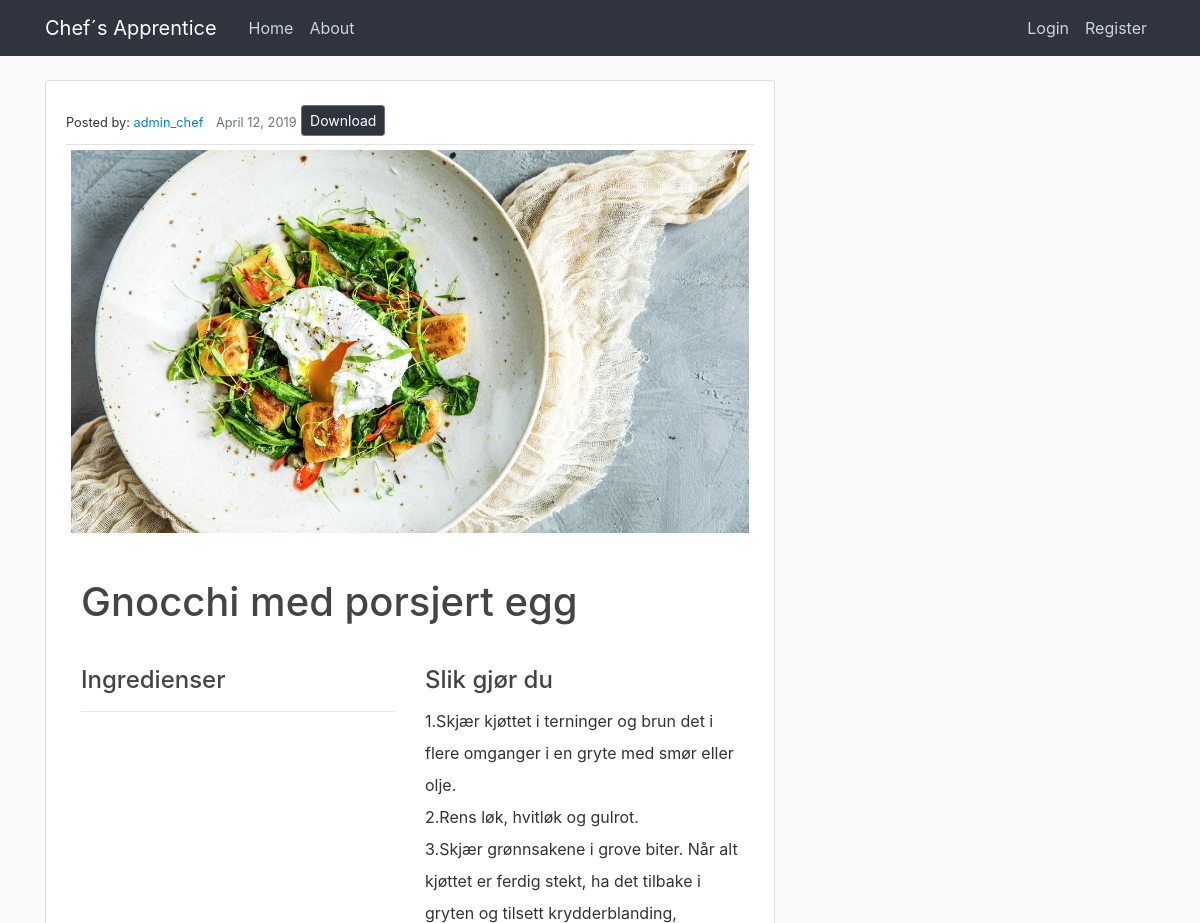
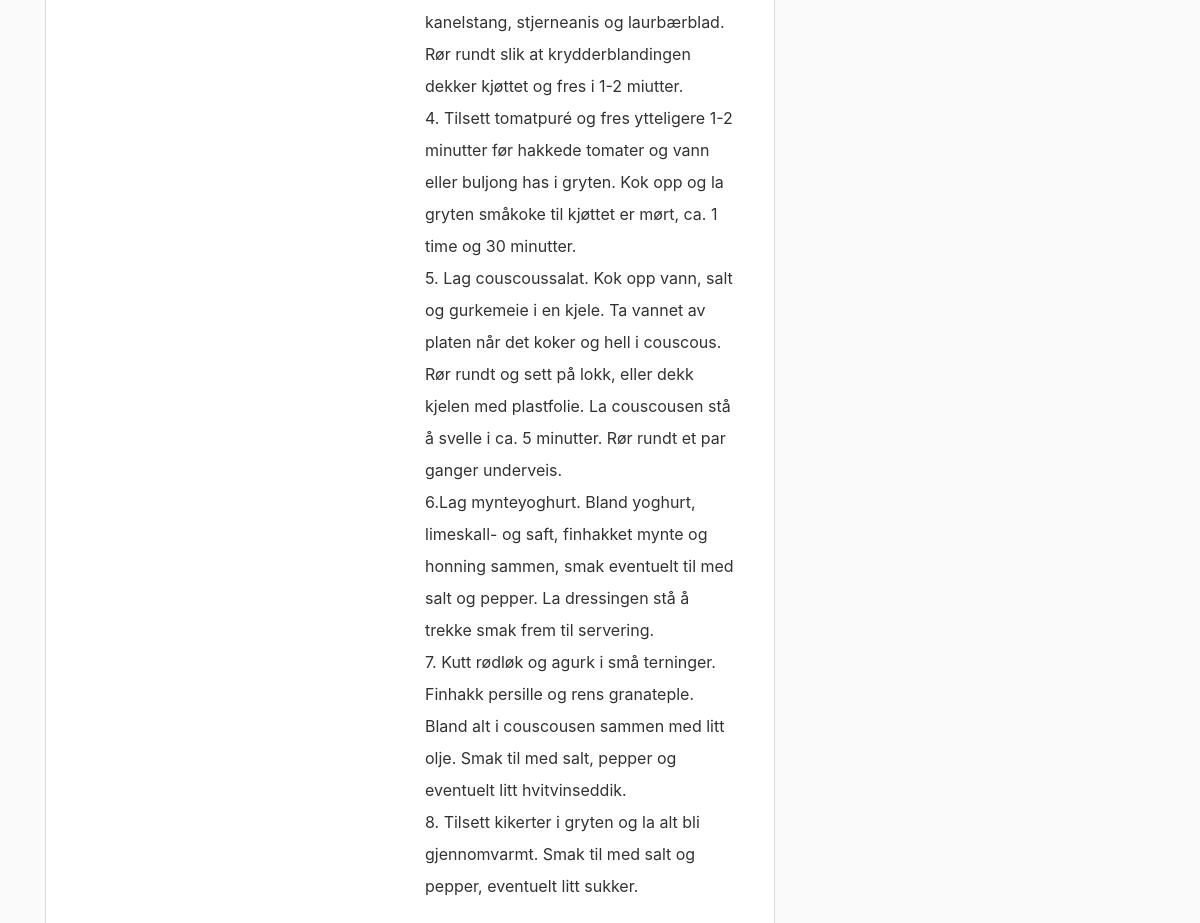
/Gnocchi med porsjert egg/29, run on the app's committed database (2 pictures, top to bottom).
### chefs_apprentice/models.py (models this page shows, shortened)
class Recipe(models.Model):
    title = models.CharField(max_length=100)  # tenkt samme som tilhørende post
    ingredients = models.ManyToManyField(ChosenIngredient, blank=True, related_name='+')  # liste av ingrediensobjekter
    description = models.TextField()  # tenkt sammen med content i post
    date_posted = models.DateTimeField(
        default=timezone.now)  # DateTimeField(auto_now=True) ville satt datoen til akkurat nå
    author = models.ForeignKey(User,
                               on_delete=models.CASCADE)  # on_delete=models.CASCADE sier at hvis brukeren blir slettet vil postene også bli slettet
    image = models.ImageField(default='default.jpg', upload_to='food_pics')
    visible = models.BooleanField(default=True)
    NIVA = (
        ('E', 'Enkel'),
        ('M', 'Middels'),
        ('V', 'Vanskelig'),
    )
    TID = (
        ('L', 'Under 30 min'),
        ('M', 'Ca. 30-60 min'),
        ('S', 'Over 1 time'),
    )
    tid = models.CharField(default='L', max_length=1, choices=TID)
    niva = models.CharField(default='E', max_length=1, choices=NIVA)

### chefs_apprentice/views.py (the view)
# urls.py: path('<str:recipetitle>/<pk>', views.view_recipe, name="view_recipe"),
def view_recipe(request, pk, recipetitle):
    recipe = get_object_or_404(Recipe, pk=pk)
    ingredients = ChosenIngredient.objects.filter(recipe__title=recipe.title) # henter ut alle ingrediense
    context = {
        "recipe": recipe,
        "ingredients": ingredients,
    }
    return render(request, 'chefs_apprentice/recipe.html', context) # rendrer html templaten med innholdet hentet i denne funksjonen

### chefs_apprentice/templates/chefs_apprentice/recipe.html (shortened to what this page needs)
{% extends "chefs_apprentice/base.html" %}
{% block content%}
      <article class="media content-section">
        <div class="media-body">
          <div class="article-metadata">
            <small>Posted by: <a class="mr-2" href="profile">{{ recipe.author }}</a></small>
            <small class="text-muted">{{ recipe.date_posted|date:"F d, Y" }}</small>
              <a class="btn btn-secondary btn-sm mt-1 mb-2" href="{% url 'recipe-pdf' recipe.title recipe.id %}">Download</a>
          </div>
            <div class="container">
              <div class="row">
                <img class="recipe_image" src="{{ recipe.image.url }}" alt="#">
              </div>
              <h2 class="recipeview-title">{{ recipe.title }}</h2>
              <div class="row">
                <div class="col">
                  <h4 class="r-content"> Ingredienser <hr> </h4>
                </div>
                  <div class="col">
                    <h4 class="r-content">Slik gjør du</h4>
                    <p class="recipe_description">{{ recipe.description }}</p>
                  </div>
              </div>
            </div>
          </div>
        </div>
{% endblock content %}

### chefs_apprentice/static/chefs_apprentice/main.css (style rules this page uses)
body { background: #fafafa; color: #333333; margin-top: 5rem; }
h1, h2, h3, h4, h5, h6 { color: #444444; }
.content-section { background: #ffffff; padding: 20px; border: 1px solid #dddddd; border-radius: 3px; margin-bottom: 20px; }
.article-metadata { padding-bottom: 0; margin-bottom: 0; border-bottom: 1px solid #e3e3e3 }
.btn { background-color: #2F343F; color: white; }
.recipe_image { width: 100%; height:100%; padding:5px; margin-bottom:10px; }
.recipeview-title { font-size: 2.5rem; margin: 30px 0; color: #444444; }
.recipe_description { white-space: pre-line; margin: 10px 0; line-height: 2.0; }
.r-content { margin: 10px 0; }

### data on the page
Recipe: author "admin_chef", date_posted "April 12, 2019", image (picture), title "Gnocchi med porsjert egg", description "1.Skjær kjøttet i terninger og brun det i flere omganger i en gryte med smør eller olje. 2.Rens løk, hvitløk og gulrot. 3.Skjær grønnsakene i grove biter. Når alt kjøttet er ferdig stekt, ha det tilbake i gryten og tilsett krydderblanding, kanelstang, stjerneanis og laurbærblad. Rør rundt slik at krydderblandingen dekker kjøttet og fres i 1-2 miutter. 4. Tilsett tomatpuré og fres ytteligere 1-2 minutter før hakkede tomater og vann eller buljong has i gryten. Kok opp og la gryten småkoke til kjøttet er mørt, ca. 1 time og 30 minutter. 5. Lag couscoussalat. Kok opp vann, salt og gurkemeie i en kjele. Ta vannet av platen når det koker og hell i couscous. Rør rundt og sett på lokk, eller dekk…"
